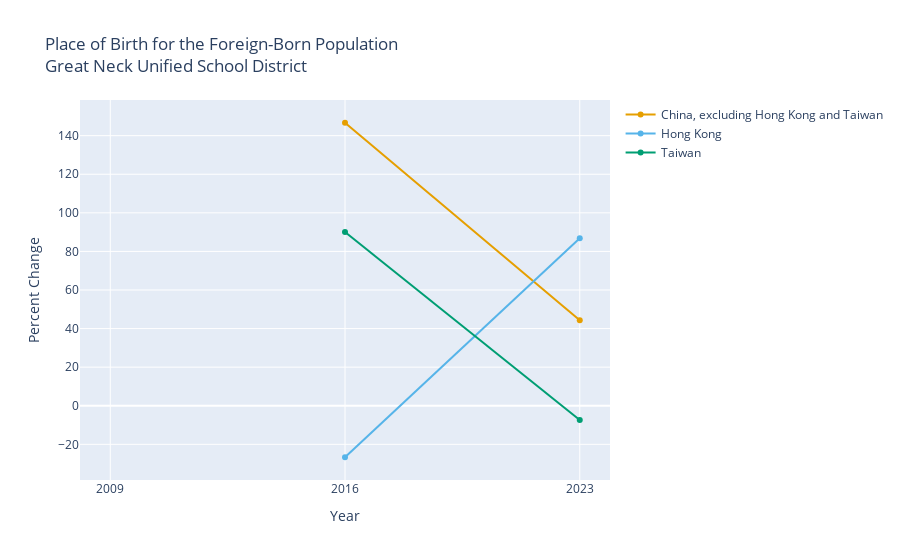

The cell this chart's notebook holds for it:
### Markdown cell above
Note that if any of the variables we requested had changed labels in any of the years, we would have received a warning. What is surprising to me about this graph is not that Mainland China started with such a large difference to the other regions, but how that difference increased over the last decade.

### Percent Change

At a glance it's not clear to me how the rate of change of the various lines compare. It is always tricky to do that when the numbers start at such different points. We can use `pct_change_multiyear` to see just the rate of change.

### Code cell
from utils import pct_change_multiyear

df_pct_change = pct_change_multiyear(df)
graph_multiyear(
    df_pct_change,
    "Place of Birth for the Foreign-Born Population<br>Great Neck Unified School District",
    "Percent Change",
)

df_pct_change

### Figure 1 — Plotly figure (JSON) as saved in the notebook; plotly's stock layout.template omitted (floating-point values rounded to 4 significant figures)
{"data": [{"hovertemplate": "Year: %{x}<br>China, excluding Hong Kong and Taiwan: %{y:,}<extra></extra>", "line": {"color": "#E69F00"}, "mode": "lines+markers", "name": "China, excluding Hong Kong and Taiwan", "type": "scatter", "x": [2009, 2016, 2023], "y": [null, 146.7, 44.3]}, {"hovertemplate": "Year: %{x}<br>Hong Kong: %{y:,}<extra></extra>", "line": {"color": "#56B4E9"}, "mode": "lines+markers", "name": "Hong Kong", "type": "scatter", "x": [2009, 2016, 2023], "y": [null, -26.7, 86.8]}, {"hovertemplate": "Year: %{x}<br>Taiwan: %{y:,}<extra></extra>", "line": {"color": "#009E73"}, "mode": "lines+markers", "name": "Taiwan", "type": "scatter", "x": [2009, 2016, 2023], "y": [null, 90.1, -7.4]}], "layout": {"title": {"text": "Place of Birth for the Foreign-Born Population<br>Great Neck Unified School District"}, "xaxis": {"tickmode": "array", "ticktext": ["2009", "2016", "2023"], "tickvals": [2009, 2016, 2023], "title": {"text": "Year"}}, "yaxis": {"title": {"text": "Percent Change"}}}}
